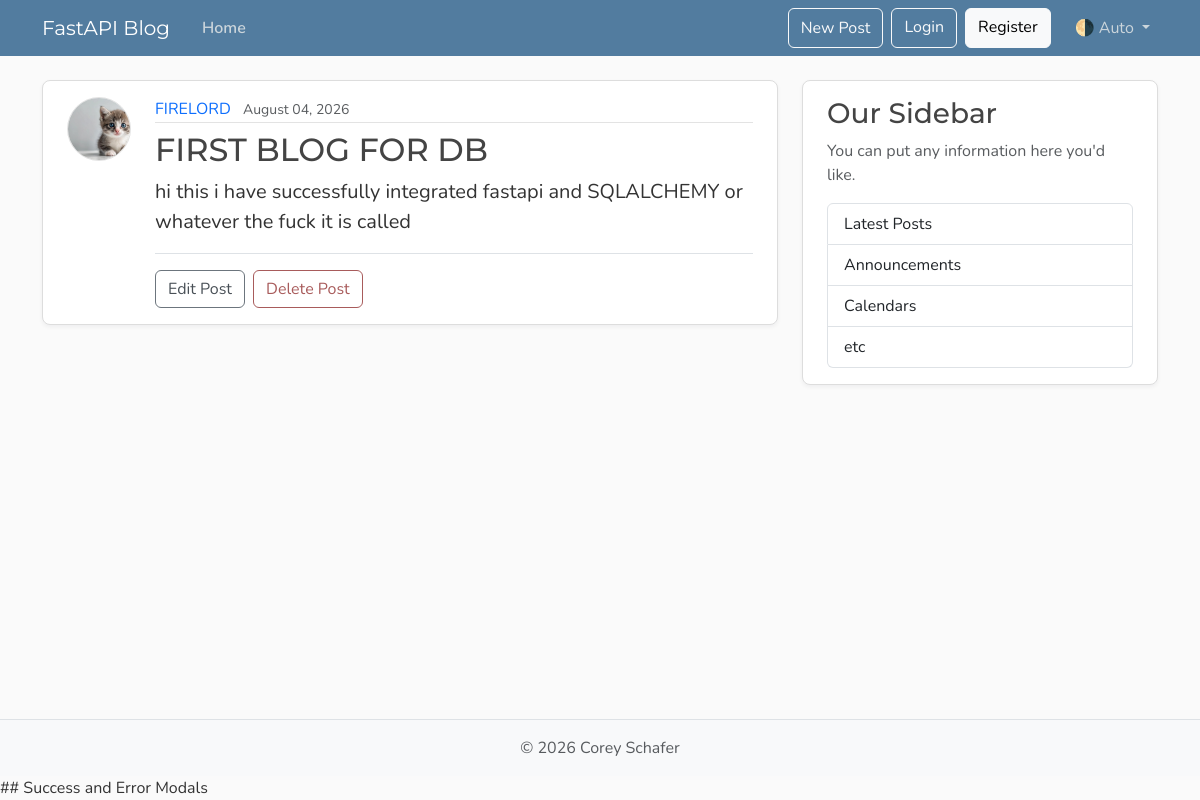
Before: /posts/1 with the older database file.
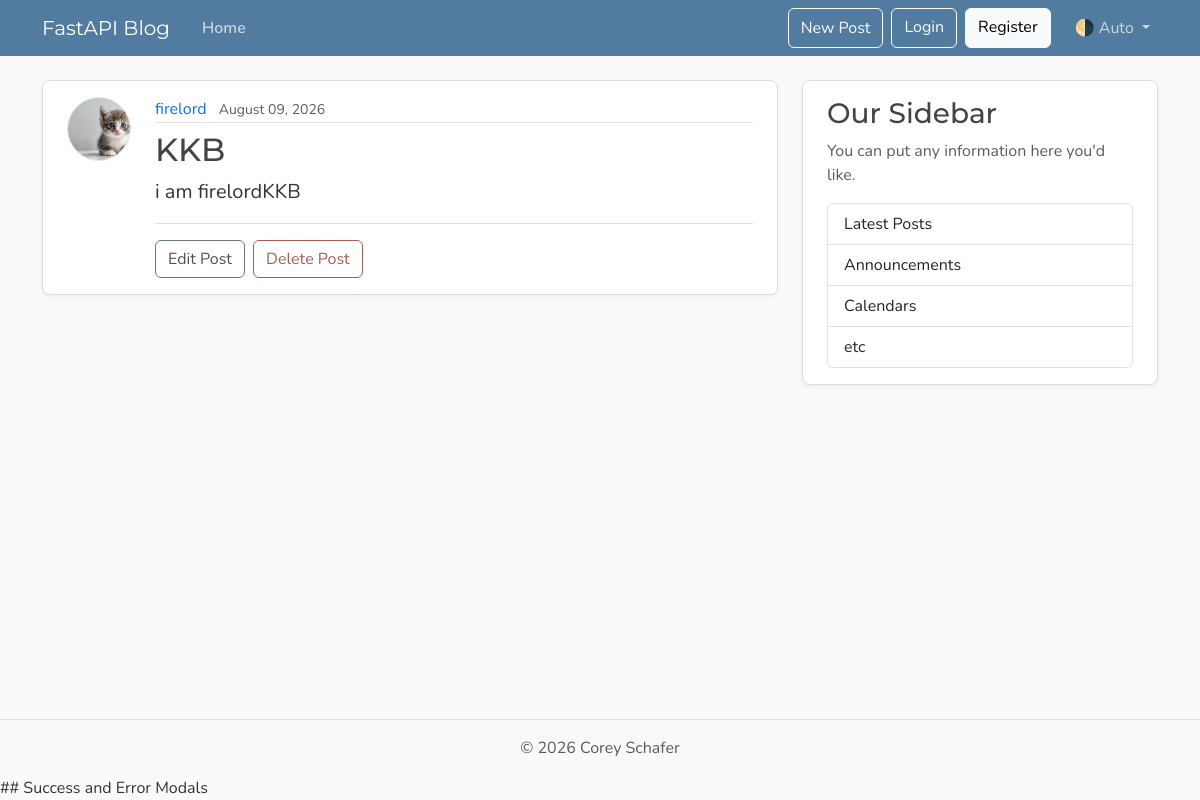
After: the same page with the newer database file.
### models.py (models this page shows, shortened)
class User(Base):
    __tablename__ = "users"
    id: Mapped[int] = mapped_column(Integer, primary_key=True, index=True)
    username: Mapped[str] = mapped_column(String(50), unique=True, nullable=False)
    email: Mapped[str] = mapped_column(String(120), unique=True, nullable=False)
    image_file: Mapped[str | None] = mapped_column(
        String(200),
        nullable=True,
        default=None,
    )
    posts: Mapped[list[Post]] = relationship(back_populates="author",cascade="all,delete-orphan")

class Post(Base):
    __tablename__ = "posts"
    id: Mapped[int] = mapped_column(Integer, primary_key=True, index=True)
    title: Mapped[str] = mapped_column(String(100), nullable=False)
    content: Mapped[str] = mapped_column(Text, nullable=False)
    user_id: Mapped[int] = mapped_column(
        ForeignKey("users.id"),
        nullable=False,
        index=True,
    )
    date_posted: Mapped[datetime] = mapped_column(
        DateTime(timezone=True),
        default=lambda: datetime.now(UTC),
    )
    author: Mapped[User] = relationship(back_populates="posts")

### main.py (the view)
@app.get("/posts/{post_id}", include_in_schema=False)
async def post_page(
    request: Request,
    post_id: int,
    db: Annotated[AsyncSession, Depends(get_db)],
):
    result = await db.execute(
        select(models.Post)
        .options(selectinload(models.Post.author))
        .where(models.Post.id == post_id),
    )
    post = result.scalars().first()
    if post:
        title = post.title[:50]
        return templates.TemplateResponse(
            request,
            "post.html",
            {"post": post, "title": title},
        )
    raise HTTPException(status_code=status.HTTP_404_NOT_FOUND, detail="Post not found")

### templates/post.html (shortened to what this page needs)
{% extends "layout.html" %}
{% block content %}
    <article class="content-section py-3 px-4 mb-4">
        <div class="d-flex align-items-start gap-4">
            <img class="rounded-circle article-img flex-shrink-0"
                 src="{{ post.author.image_path }}"
                 alt="{{ post.author.username }}'s profile picture"
                 width="64"
                 height="64"
                 loading="lazy">
            <div class="flex-grow-1">
                <div class="article-metadata mb-2">
                    <a class="me-2"
                       href="{{ url_for("user_posts", user_id=post.author.id) }}">{{ post.author.username }}</a>
                    <small class="text-body-secondary">{{ post.date_posted.strftime("%B %d, %Y") }}</small>
                </div>
                <h2 class="article-title">{{ post.title }}</h2>
                <p class="article-content">{{ post.content }}</p>
                {% if post.user_id == 1 %}
                    <div class="post-actions mt-3 pt-3 border-top">
                        <button type="button"
                                class="btn btn-outline-secondary me-1"
                                data-bs-toggle="modal"
                                data-bs-target="#editModal">Edit Post</button>
                        <button type="button"
                                class="btn btn-outline-danger"
                                data-bs-toggle="modal"
                                data-bs-target="#deleteModal">Delete Post</button>
                    </div>
                {% endif %}
            </div>
        </div>
    </article>
{% endblock content %}

Changed rows visible on the page:
changed User: author.username "FIRELORD" → "firelord"
changed Post: date_posted "August 04, 2026" → "August 09, 2026"; title "FIRST BLOG FOR DB" → "KKB"; content "hi this i have successfully integrated fastapi and SQLALCHEMY or whatever the fuck it is called" → "i am firelordKKB"
